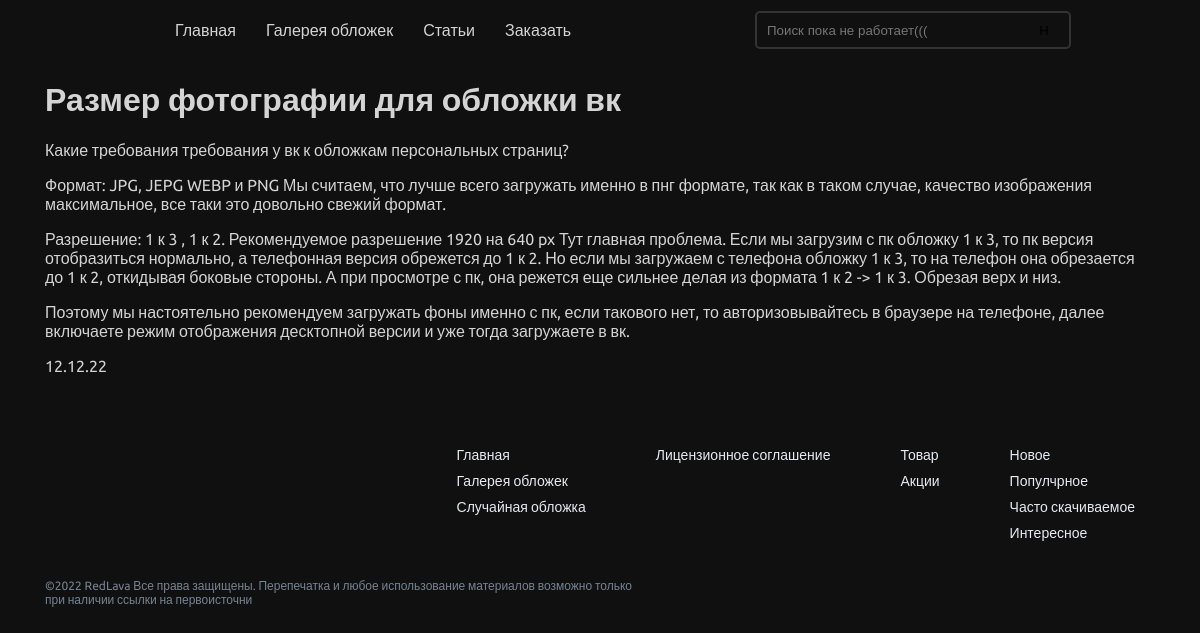
The page /katalog-statey/razmer-fotografii-dlya-oblozhki-vk/ on the database its author committed.
### tables this page shows
CREATE TABLE `statii` (
  `id` int(6) NOT NULL,
  `s_name` varchar(255) NOT NULL,
  `s_kr_opis` varchar(255) NOT NULL,
  `s_kr_opis_S` varchar(255) NOT NULL,
  `s_text` text NOT NULL,
  `s_date` varchar(255) NOT NULL,
  `s_autor` varchar(255) NOT NULL,
  `s_show` varchar(255) NOT NULL,
  `url_s` varchar(200) NOT NULL,
  `img_s` varchar(200) NOT NULL
);

### index.php (called while the page is built, shortened)
<?php
spl_autoload_register(function ($class_name) {
    $class_name = str_replace('\\','/',$class_name);
    $class_name = strtolower($class_name);
});
$router = new \Mod\Router\Router;
?>

### page/stateya.php (called while the page is built, shortened)
<?php
Class stateya{
    public function main(){
        $data=[];
        $url = $_SERVER['HTTP_HOST'] . $_SERVER['REQUEST_URI'];
        $url1 = explode("/", $url);
        $url_stat = $url1[2];
        $sql = new \Mod\Sql\Sql;
        $connect = $sql->db_connect;
        $sth = $connect->prepare("SELECT * FROM `statii` WHERE `url_s` = ? LIMIT 1");
            $sth->execute(array($url_stat));
            $result_sql = $sth->fetch(\PDO::FETCH_ASSOC);
        $data["statiya"] = $result_sql;
        $seo = new \Mod\Seo\seo;
        $data["seo"] = $seo->main("katalog-statey");
        $data["seo"]["title"] = $data["statiya"]["s_name"];
        $data["seo"]["disc"] = $data["statiya"]["s_kr_opis"];
        $page = ["head","header","stateya","footer"];
        $vi = new \Mod\View\View();
        $vi->show($page,$data);
    }
}

### mod/router/router.php (called while the page is built, shortened)
<?php
Class Router{
    public $way = null;
    public function __construct(){
        $this->start();
    }
    public function way(){
        $this->way = $_SERVER['REQUEST_URI'];
        $this->way = explode("?",$this->way);
        $this->way = $this->way[0];
        return;
    }
    public function start(){
        $sql = new \Mod\Sql\Sql;
        $connect = $sql->db_connect;
            $sth = $connect->prepare("SELECT * FROM `router` WHERE `url` = ?");
            $sth->execute(array($this->way));
            $result_sql = $sth->fetch(\PDO::FETCH_ASSOC);
        $funct = $result_sql["funct"];
        $result = new $result_sql["class"];
        $result->$funct();
    }
}

### inter/thems/standart/stateya.php (the view, shortened to what this page needs)
<div class="container rules">
    <h1><?php echo $data["statiya"]["s_name"]; ?></h1>
    <?php echo $data["statiya"]["s_text"]; ?>
    <p><?php echo $data["statiya"]["s_date"]; ?></p>
</div>

### mod/view/view.php (shortened to what this page needs)
<?php
Class View{
    public function show($page,$data = null){
        $conf = new \Mod\View\Config;
        $thems = $conf->thems;
        foreach($page as $p){
            $file_name = MYPOS.'/inter/thems/'.$thems."/".$p.".php";
            if (file_exists($file_name)) {
                include  $file_name;
            }else{
                $log = new \Mod\Logs\Logs;
                $m = "Не найдет файл: ".$file_name;
                $log->loging("view", $m);
            }
        }
    }
}

### src/css/style1.css (style rules this page uses)
body { background-color:#101011 ; font-family: 'Ubuntu', sans-serif; color: #d4d4d4; margin: 0; padding: 0; }
.container { margin: 0 auto; width: 1110px; padding: 0 15px 0 15px; }
.rules h1 { font-size: 32px; }
.rules p { font-size: 16px; }

### rows shown on the page
statii: s_name "Размер фотографии для обложки вк", s_text "Какие требования требования у вк к обложкам персональных страниц? Формат: JPG, JEPG WEBP и PNG Мы считаем, что лучше всего загружать именно в пнг формате, так как в таком случае, качество изображения максимальное, все таки это довольно свежий формат. Разрешение: 1 к 3 , 1 к 2. Рекомендуемое разрешение 1920 на 640 px Тут главная проблема. Если мы загрузим с пк обложку 1 к 3, то пк версия отобразиться нормально, а телефонная версия обрежется до 1 к 2. Но если мы загружаем с телефона обложку 1 к 3, то на телефон она обрезается до 1 к 2, откидывая боковые стороны. А при просмотре с пк, она режется еще сильнее делая из формата 1 к 2 -> 1 к 3. Обрезая верх и низ. Поэтому мы настоятельно…", s_date "12.12.22"
